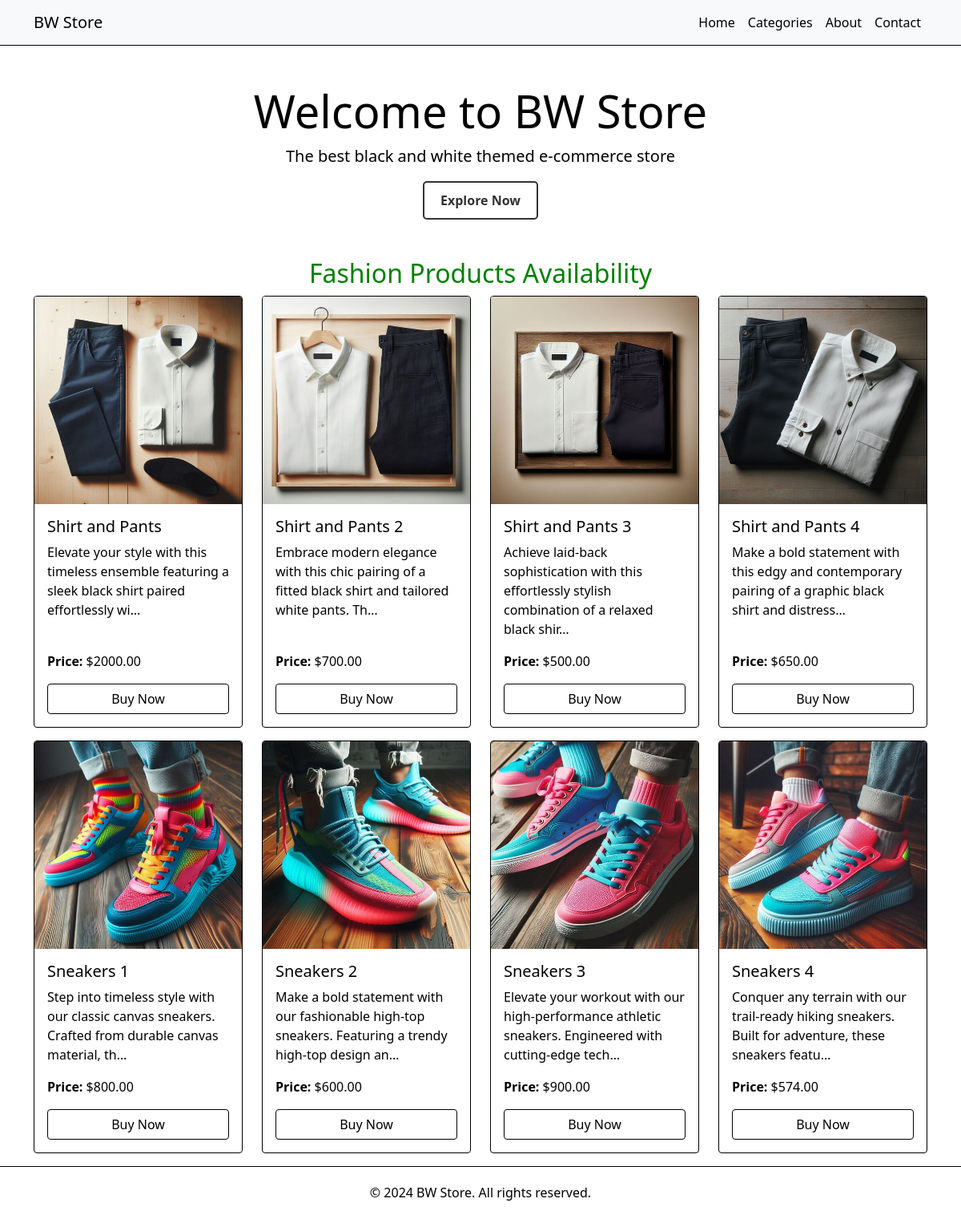
Screenshot of /fashion with the database file from the repository.
### StoreApp/models.py (models this page shows, shortened)
class products(models.Model):
    title=models.CharField(max_length=100)
    description=models.TextField()
    price=models.DecimalField(max_digits=10, decimal_places=2)
    image=models.ImageField(upload_to='images/')
    category=models.ForeignKey(Category,on_delete=models.CASCADE,max_length=100)
    pid_for_home=models.IntegerField(default='0')

### StoreApp/views.py (the view)
# urls.py: path('fashion',views.fashion_function,name='fashion'),
def fashion_function(request):
    category_id = Category.objects.get(title='Fashion').id
    fashion_products = products.objects.filter(category=category_id)
    return render(request, 'StoreApp/index.html', {'fashion_products': fashion_products})

### StoreApp/templates/StoreApp/index.html (shortened to what this page needs)
<!DOCTYPE html>
<html lang="en">
<head>
  <link href="https://cdn.jsdelivr.net/npm/bootstrap@5.0.2/dist/css/bootstrap.min.css" rel="stylesheet">
</head>
<body>
  <nav class="navbar navbar-expand-lg navbar-light bg-light">
  <div class="container">
      <a class="navbar-brand" href="{% url 'home'%}">BW Store</a>
      <div class="collapse navbar-collapse" id="navbarNav">
          <ul class="navbar-nav ms-auto">
              <li class="nav-item">
                  <a class="nav-link" href="{% url 'home'%}">Home</a>
              </li>
              <li class="nav-item">
                  <a class="nav-link" href="{% url 'categories' %}">Categories</a>
              </li>
              <li class="nav-item">
                  <a class="nav-link" href="{% url 'about' %}">About</a>
              </li>
              <li class="nav-item">
                  <a class="nav-link" href="{% url 'contact' %}">Contact</a>
              </li>
          </ul>
      </div>
  </div>
</nav>
  <div class="container my-5">
    <div class="row">
      <div class="col-md-12 text-center">
        <h1 class="display-4">Welcome to BW Store</h1>
        <p class="lead">The best black and white themed e-commerce store</p>
        <a href="{% url 'categories' %}" class="btn btn-like">Explore Now</a>
      </div>
    </div>
  </div>
{% if fashion_products %}
<h2  style="color: green;text-align: center;">Fashion Products  Availability </h2>
<div class="container">
  <div class="row">
  {% for product in  fashion_products %}
  <div class="col-md-3 mb-3">
    <div class="card h-100">
      <img src="{{ product.image.url }}" class="card-img-top" alt="Product 1">
      <div class="card-body d-flex flex-column">
        <h5 class="card-title">{{ product.title }}</h5>
        <p class="card-text flex-grow-1">{{ product.description|truncatechars:100 }}</p>
        <p class="card-text"><strong>Price:</strong> ${{ product.price }}</p>
        <a href="{% url 'before_checkout' %}?title={{ product.title }}&price={{ product.price }}&id={{ product.id }}" class="btn btn-outline-light mt-auto">Buy Now</a>
      </div>
    </div>
  </div>
  {% endfor %}
</div>
</div>
{% endif %}
  <footer>
    <div class="container">
      <p>&copy; 2024 BW Store. All rights reserved.</p>
    </div>
  </footer>
</body>
</html>

### StoreApp/templates/StoreApp/index.html (style rules this page uses)
body { background-color: #ffffff; color: #000000; }
.navbar { background-color: #ffffff; border-bottom: 1px solid #000000; }
.navbar-brand, .nav-link { color: #000000 !important; }
.card { background-color: #ffffff; border: 1px solid #000000; color: #000000; }
.card-title, .card-text { color: #000000; }
.btn-outline-light { border-color: #000000; color: #000000; }
footer { background-color: #ffffff; border-top: 1px solid #000000; padding: 20px 0; text-align: center; }
.btn-like { display: inline-block; padding: 10px 20px; background-color: #ffffff; color: #333333; border: 2px solid #333333; text-decoration: none; font-weight: bold; border-radius: 5px; transition: all 0.3s ease; }

### rows the page displays
products: image (picture), title "Shirt and Pants", description "Elevate your style with this timeless ensemble featuring a sleek black shirt paired effortlessly wi…", price "2000.00"
products: image (picture), title "Shirt and Pants 2", description "Embrace modern elegance with this chic pairing of a fitted black shirt and tailored white pants. Th…", price "700.00"
products: image (picture), title "Shirt and Pants 3", description "Achieve laid-back sophistication with this effortlessly stylish combination of a relaxed black shir…", price "500.00"
products: image (picture), title "Shirt and Pants 4", description "Make a bold statement with this edgy and contemporary pairing of a graphic black shirt and distress…", price "650.00"
products: image (picture), title "Sneakers 1", description "Step into timeless style with our classic canvas sneakers. Crafted from durable canvas material, th…", price "800.00"
products: image (picture), title "Sneakers 2", description "Make a bold statement with our fashionable high-top sneakers. Featuring a trendy high-top design an…", price "600.00"
products: image (picture), title "Sneakers 3", description "Elevate your workout with our high-performance athletic sneakers. Engineered with cutting-edge tech…", price "900.00"
products: image (picture), title "Sneakers 4", description "Conquer any terrain with our trail-ready hiking sneakers. Built for adventure, these sneakers featu…", price "574.00"
